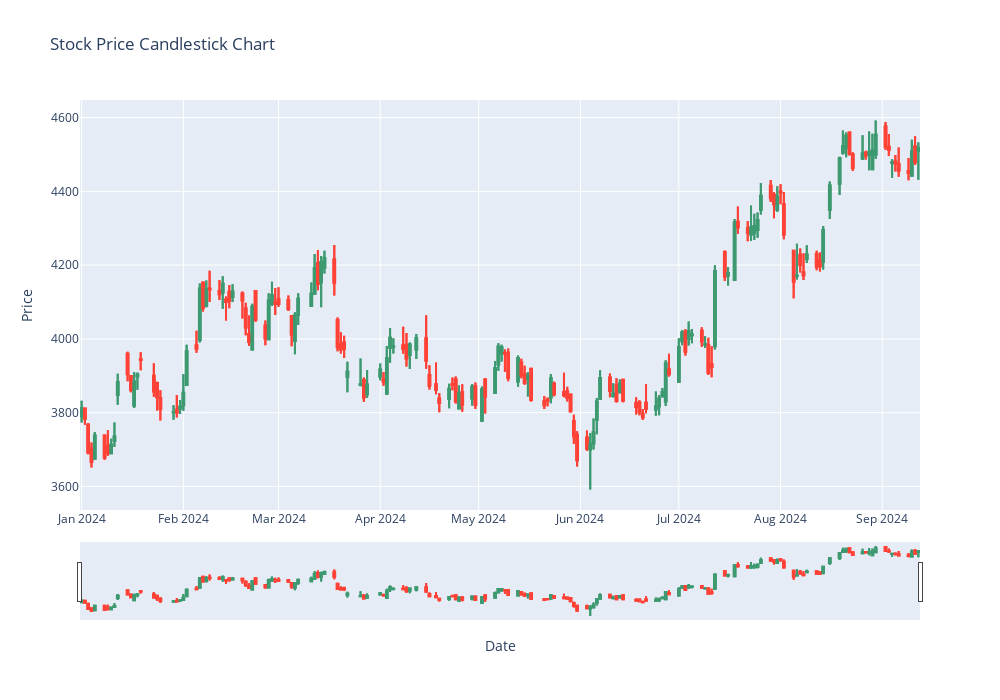

Notebook source saved alongside this figure:
### Code cell
fig = go.Figure(data=[go.Candlestick(
    x=dk.Date,
    open=dk['Open'],
    high=dk['High'],
    low=dk['Low'],
    close=dk['Close'],
    name='Candlestick'
)])

fig.update_layout(
    title="Stock Price Candlestick Chart",
    xaxis_title="Date",
    yaxis_title="Price",
    xaxis_rangeslider_visible=True,
    width=1000,
    height=700
)

fig.show()

### Figure 1 — Plotly figure (JSON) as saved in the notebook; plotly's stock layout.template omitted (floating-point values rounded to 4 significant figures; data arrays with more than 128 entries replaced by an {"elided": "..."} marker saying what was removed)
{"data": [{"close": {"elided": "344 float values"}, "high": {"elided": "344 float values"}, "low": {"elided": "344 float values"}, "name": "Candlestick", "open": {"elided": "344 float values"}, "type": "candlestick", "x": {"elided": "344 str values"}}], "layout": {"height": 700, "title": {"text": "Stock Price Candlestick Chart"}, "width": 1000, "xaxis": {"rangeslider": {"visible": true}, "title": {"text": "Date"}}, "yaxis": {"title": {"text": "Price"}}}}
